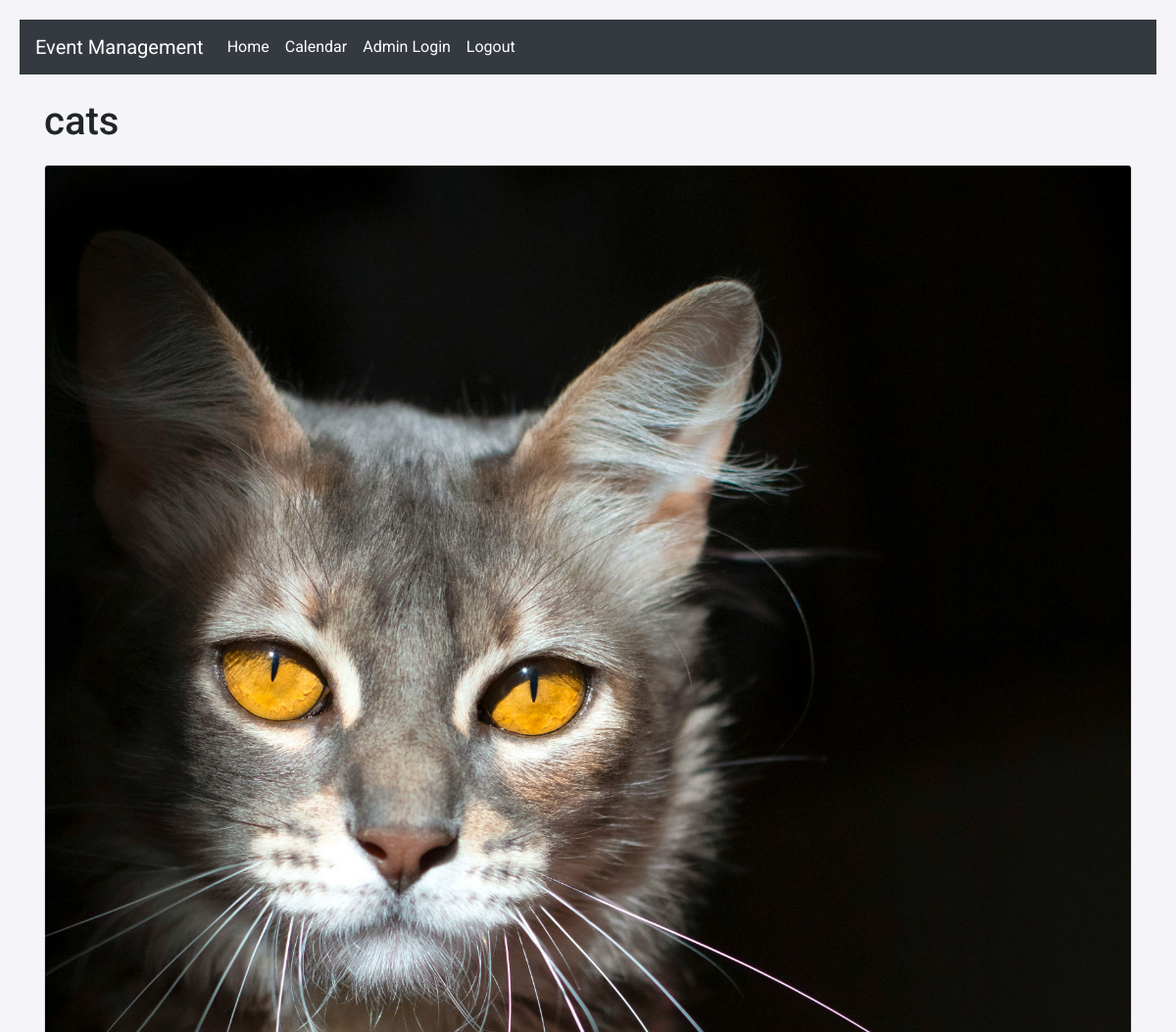
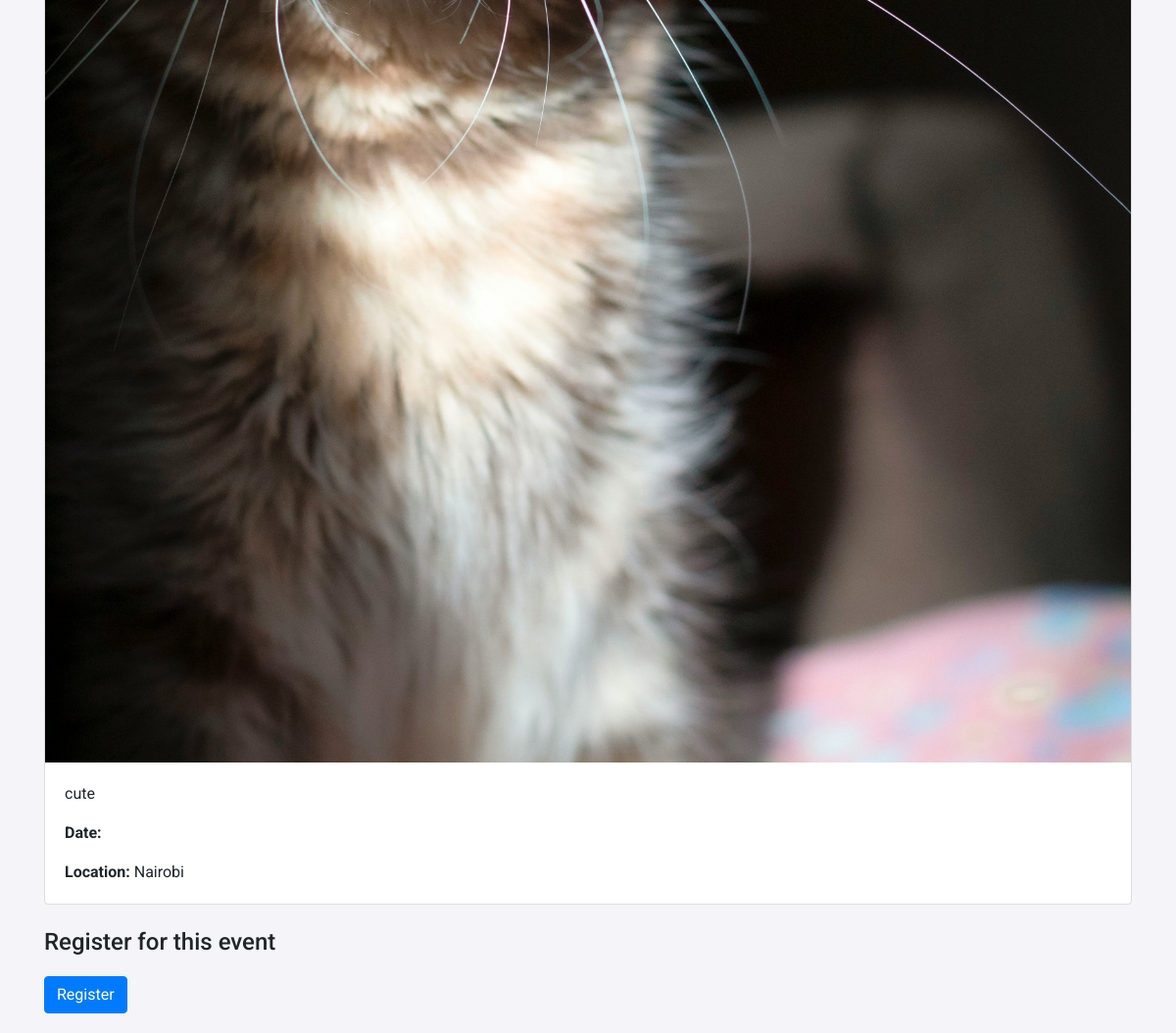
The page /event/11/ on the database its author committed (2 pictures, top to bottom).
### events/models.py (models this page shows, shortened)
class Event(models.Model):
    title = models.CharField(max_length=100)
    description = models.TextField()
    date = models.DateTimeField()
    location = models.CharField(max_length=255)
    category = models.ForeignKey(Category, on_delete=models.CASCADE)
    details = models.TextField(default="No details available")
    user = models.ForeignKey(User, on_delete=models.CASCADE, default=1)  # Link events to users
    image = models.ImageField(upload_to='images/', blank=True, null=True)

### events/views.py (the view)
# urls.py: path('event/<int:pk>/', views.event_detail, name='event_detail'),
def event_detail(request, pk):
    event = get_object_or_404(Event, pk=pk)  # Fetch event by ID
    return render(request, 'events/event_detail.html', {'event': event})

### events/templates/events/event_detail.html (shortened to what this page needs)
{% extends 'events/base.html' %}
{% block content %}
    <h1 class="mt-4">{{ event.title }}</h1>
    <div class="card mb-4">
        <img class="card-img-top" src="{{ event.image.url }}" alt="{{ event.title }}">
        <div class="card-body">
            <p class="card-text">{{ event.description }}</p>
            <p class="card-text"><strong>Date:</strong> {{ event.event_date|date:"F j, Y" }}</p>
            <p class="card-text"><strong>Location:</strong> {{ event.location }}</p>
        </div>
    </div>
    <h4>Register for this event</h4>
    <form method="post">
        <button type="submit" class="btn btn-success">Register</button>
    </form>
{% endblock %}

### events/templates/events/base.html (style rules this page uses)
:root { --primary-color: #007bff; --hover-blue: rgba(0, 123, 255, 0.85); --text-color: #ffffff; --navbar-bg: #343a40; --hover-text-color: #f8f9fa; }
body { padding: 20px; background-color: #f4f4f9; font-family: 'Roboto', sans-serif; }
.btn { position: relative; color: var(--text-color); background-color: var(--primary-color); border-color: var(--primary-color); transition: background-color 0.3s ease, transform 0.2s ease; }
.card { background-color: #ffffff; border: 1px solid #ddd; transition: transform 0.3s ease; }
h1, h2, h3, h4 { margin-bottom: 20px; }

### rows shown on the page
Event: title "cats", image (picture), description "cute", location "Nairobi"
